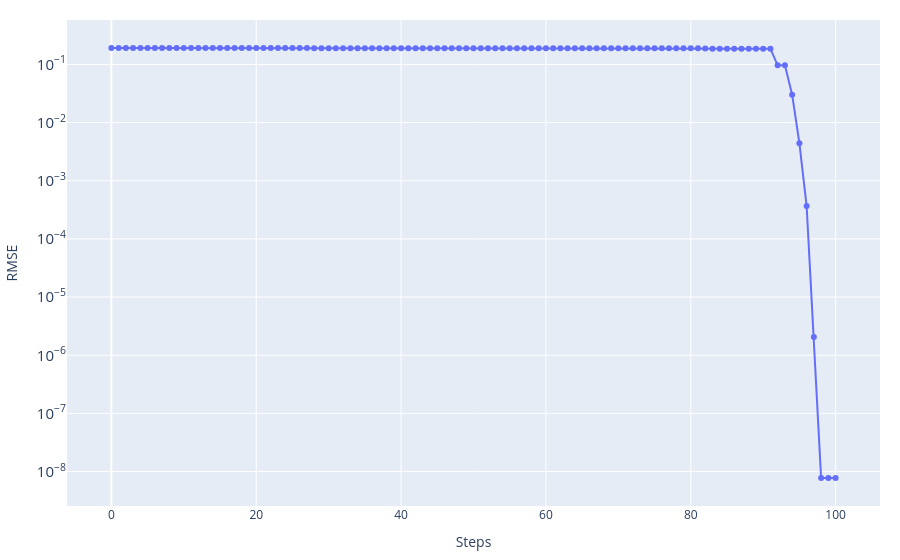
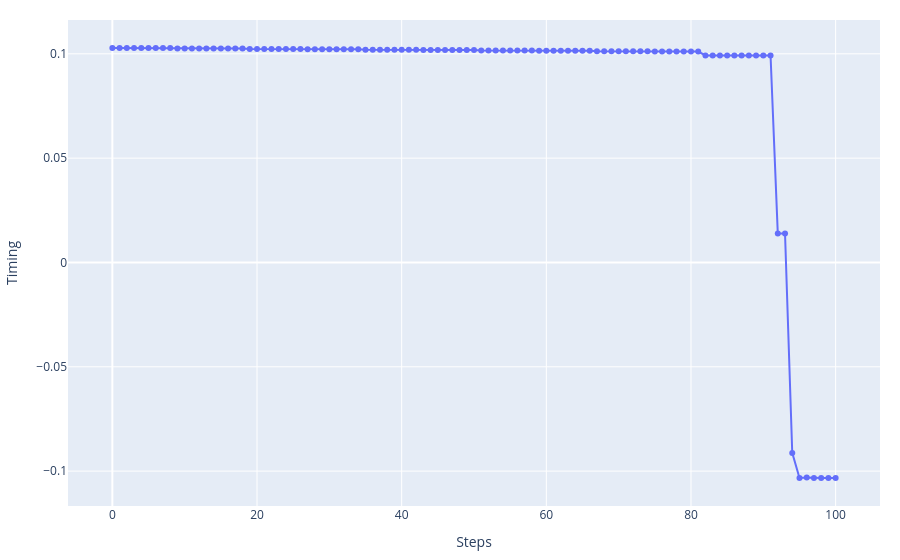
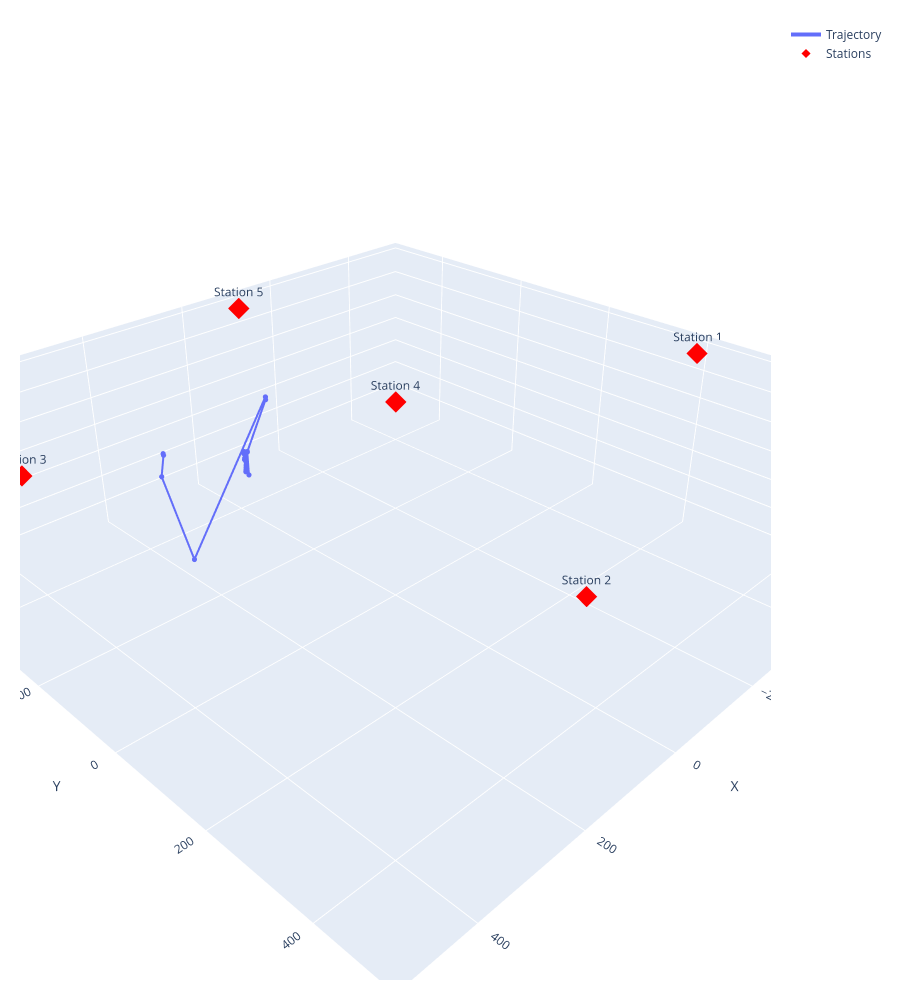

The code cell stored with these charts, in order, in its notebook:
### Code cell
event_best_LM, history_LM, cost_story_LM, misfit_fin_LM = Levenberg_Marquardt.Levenberg_Marquardt(
    stations=stations_norm,
    event_test=np.copy(event_ini),
    n_iteration=1_000,
    vp=vp)

print('Best fitt with:')
print(f'\t- RMSE = {misfit_fin_LM}')
print(f'\t- Event = {event_best_LM}')

_ = graphics.history_2d(cost_story_LM, 'RMSE', log_y=True)
_ = graphics.history_2d(history_LM[:, 3], 'Timing')
_ = graphics.history_3d(history_LM[:, :3], stations_norm)
